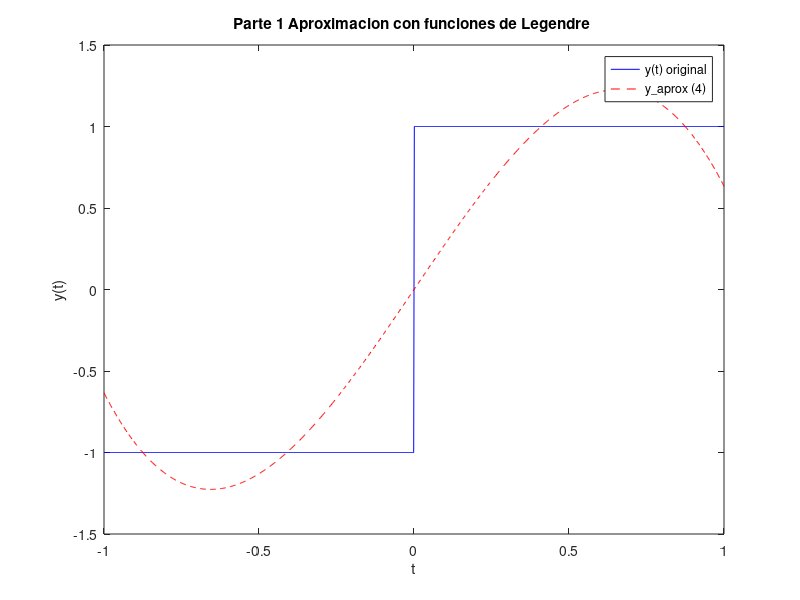
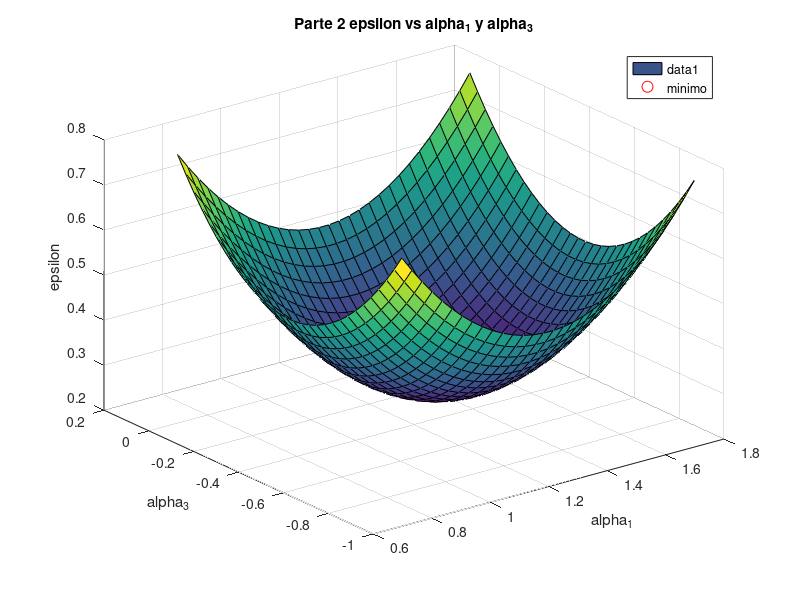
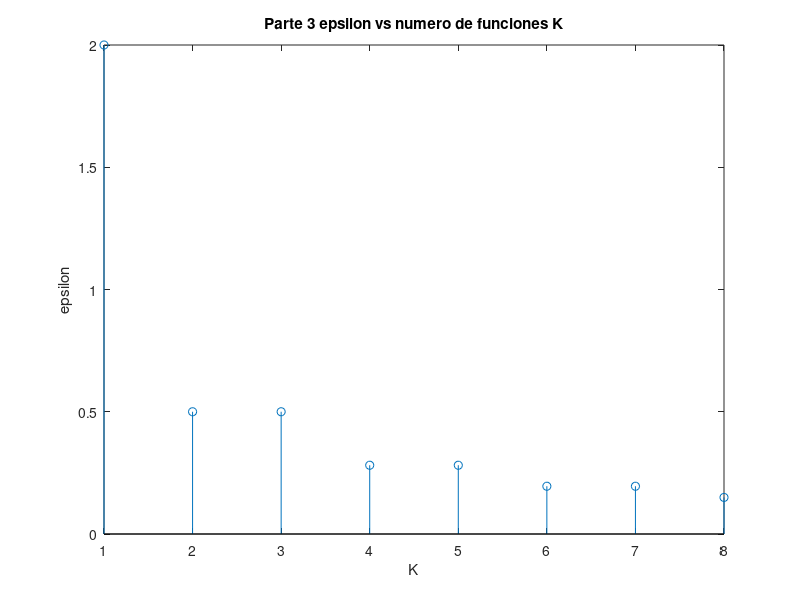

These charts were generated, in order, by the following MATLAB code:
##a_p = <y,x_p> / <x_p, x_p>
##esto es para vectores ortogonales
##si son ortonormales el denominador es 1
##si la base tiene n-1 vale igual pero no va a ser igual esto y = sumatoria(a_i*x_i) sino que va a ser un aproximado
##funciones de Legendre
##phi_0 = 1/sqrt(2)
##phi_1 = sqrt(3/2)*t
##phi_2 = sqrt(5/2)*((3/2)t^2 - (1/2))
##phi_3 = sqrt(7/2)*((5/2)t^3 - (3/2)t)
##phi_n =
##discretizamos una funcion continua, muestreamos toda la señal
##con las funciones de legendre muestradas calculamos la combinacion lineal
##graficamos y vemos como son los errores
##
## La señal a aproximar es:
## y(t) = -1 para t < 0
## y(t) =  1 para t >= 0
## definida en el intervalo [-1, 1]
## Las funciones de Legendre ortonormales x_k son:
## x_0(t) = phi_0(t) = 1/sqrt(2) => a_0 = 0
## x_1(t) = phi_1(t) = sqrt(3/2) * t => a_1 = sqrt(3/2)
## x_2(t) = phi_2(t) = sqrt(5/2) * (3/2*t^2 - 1/2) => a_2 = 0
## x_3(t) = phi_3(t) = sqrt(7/2) * (5/2*t^3 - 3/2*t) => a_3 = -sqrt(7/32)
## x_k(t) = phi_k(t) = sqrt((2k+1)/2) * (1/(2^k * k!) * (d^k/dt^k)(t^2 -1)^k
clear;clc;
N = 1000;
t = linspace(-1, 1, N);
## el intervalo de definicion de la señal es [-1, 1] la longitud de ese intervalo es:
## longitud = 1 - (-1) = 2 dividis ese intervalo en N puntos equiespaciados
dt = 2/N; # ancho de cada rectangulo para aproximar la integral

## Señal original
y = ones(1, N);
y(t < 0) = -1;

## Funciones de Legendre
x_0 = ones(1, N) / sqrt(2);
x_1 = sqrt(3/2)*t;
x_2 = sqrt(5/2)*(3/2*t.^2 - 1/2);
x_3 = sqrt(7/2)*(5/2*t.^3 - 3/2*t);

## Verificacion de ortonormalidad
## <x_i, x_j> = 0 si i != j  (ortogonales)
## <x_k, x_k> = 1 (norma unitaria)
disp('Verificacion ortonormalidad');
disp(['<x_0, x_0> = ' num2str(sum(x_0.*x_0)*dt)]);
disp(['<x_1, x_1> = ' num2str(sum(x_1.*x_1)*dt)]);
disp(['<x_2, x_2> = ' num2str(sum(x_2.*x_2)*dt)]);
disp(['<x_3, x_3> = ' num2str(sum(x_3.*x_3)*dt)]);
disp(['<x_0, x_1> = ' num2str(sum(x_0.*x_1)*dt)]);
disp(['<x_1, x_2> = ' num2str(sum(x_1.*x_2)*dt)]);
disp(['<x_2, x_3> = ' num2str(sum(x_2.*x_3)*dt)]);

## Coeficientes alpha_k
## el error cuadratico (d epsilon / d alpha_k = 0):
## alpha_k = <y, x_k> / <x_k, x_k>
## Como el conjunto es ortonormal: <x_k, x_k> = 1
## alpha_k = <y, x_k> = ∑ y[n]*x_k[n]*dt
alpha_0 = sum(y.*x_0)*dt;
alpha_1 = sum(y.*x_1)*dt;
alpha_2 = sum(y.*x_2)*dt;
alpha_3 = sum(y.*x_3)*dt;

disp('');
disp('Coeficientes alpha');
disp(['alpha_0 = <y, x_0> = ' num2str(alpha_0) ', Esperado: 0']);
disp(['alpha_1 = <y, x_1> = ' num2str(alpha_1) ', Esperado: ' num2str(sqrt(3/2))]);
disp(['alpha_2 = <y, x_2> = ' num2str(alpha_2) ', Esperado: 0']);
disp(['alpha_3 = <y, x_3> = ' num2str(alpha_3) ', Esperado: ' num2str(-sqrt(7/32))]);

## Parte 1: Error cuadratico con coeficientes calculados
## el error cuadratico total es:
## epsilon = ||y - y_aprox||^2 = ∑(y_j - ∑alpha_i*x_ij)^2 Norma 2 al cuadrado
## La aproximacion es:
## y_aprox = ∑ alpha_k * x_k
## y_aprox(t) = 45/16 * t - 35/16 * t^3 => Libro pag 62
y_aprox = alpha_0*x_0 + alpha_1*x_1 + alpha_2*x_2 + alpha_3*x_3;
epsilon = sum((y - y_aprox).^2)*dt;

disp('');
disp('Parte 1: Error cuadratico con coeficientes calculados');
disp(['epsilon = ||y - y_aprox||^2 = ' num2str(epsilon)]);

figure(1);
plot(t, y, 'b', 'DisplayName', 'y(t) original');
hold on;
plot(t, y_aprox, 'r--','DisplayName', 'y\_aprox (4)');
title('Parte 1 Aproximacion con funciones de Legendre ');
xlabel('t'); ylabel('y(t)');
legend('show');
hold off;

## Parte 2: Grafica 3D variando alpha_1 y alpha_3
## alpha_0=0 y alpha_2=0 no aportan, los que aportan son alpha_1 y alpha_3
pv = 0.5; # pequeña variacion
a1_aux = linspace(alpha_1 - pv, alpha_1 + pv, 30); # genera 30 valores centrados en los valores
a3_aux = linspace(alpha_3 - pv, alpha_3 + pv, 30);

epsilon_3d = zeros(length(a1_aux), length(a3_aux));
for i = 1:length(a1_aux)
  for j = 1:length(a3_aux)
    y_aprox_2 = alpha_0*x_0 + a1_aux(i)*x_1 + alpha_2*x_2 + a3_aux(j)*x_3;
    epsilon_3d(i,j) = sum((y - y_aprox_2).^2) * dt;
  endfor
endfor

figure(2);
[A1, A3] = meshgrid(a1_aux, a3_aux); # crea dos matrices para graficar en 3D
surf(A1, A3, epsilon_3d'); # dibuja la superficie 3D del error
## eje x: valores de alpha_1
## eje y: valores de alpha_3
## eje z: epsilon (error) para cada par (alpha_1, alpha_3)
hold on;
plot3(alpha_1, alpha_3, epsilon, 'ro', 'MarkerSize', 10, 'DisplayName', 'minimo'); # marca con un punto rojo el minimo de los alphas calculados (de la superficie)
title('Parte 2 epsilon vs alpha_1 y alpha_3');
xlabel('alpha_1');
ylabel('alpha_3');
zlabel('epsilon');
legend('show');
hold off;

## Parte 3: Reduccion del error al aumentar funciones
## si aumentamos el numero de funciones aproximantes, el error epsilon se ira reduciendo
## con M vectores LI en R^M la aproximacion sera exacta
## Funciones de Legendre adicionales
x_4 = sqrt(9/2)*((35/8)*t.^4 - (30/8)*t.^2 + 3/8);
x_5 = sqrt(11/2)*((63/8)*t.^5 - (70/8)*t.^3 + (15/8)*t);
x_6 = sqrt(13/2)*((231/16)*t.^6 - (315/16)*t.^4 + (105/16)*t.^2 - 5/16);
x_7 = sqrt(15/2)*((429/16)*t.^7 - (693/16)*t.^5 + (315/16)*t.^3 - (35/16)*t);

## Coeficientes adicionales
alpha_4 = sum(y.*x_4)*dt; # => 0
alpha_5 = sum(y.*x_5)*dt; # => distinto de 0
alpha_6 = sum(y.*x_6)*dt; # => 0
alpha_7 = sum(y.*x_7)*dt; # => distinto de 0

disp('');
disp('Coeficientes adicionales');
disp(['alpha_4 = ' num2str(alpha_4)]);
disp(['alpha_5 = ' num2str(alpha_5)]);
disp(['alpha_6 = ' num2str(alpha_6)]);
disp(['alpha_7 = ' num2str(alpha_7)]);

epsilon_k = zeros(1, 8);
alphas = [alpha_0, alpha_1, alpha_2, alpha_3, alpha_4, alpha_5, alpha_6, alpha_7];
xs = [x_0; x_1; x_2; x_3; x_4; x_5; x_6; x_7];

for K = 1:8
  y_aprox_3 = zeros(1, N);
  for k = 1:K
    y_aprox_3 = y_aprox_3 + alphas(k) * xs(k,:);
  endfor
  epsilon_k(K) = sum((y-y_aprox_3).^2) * dt;
  disp(['K=' num2str(K) ' funciones: epsilon = ' num2str(epsilon_k(K))]);
endfor

figure(3);
stem(1:8, epsilon_k);
title('Parte 3 epsilon vs numero de funciones K');
xlabel('K');
ylabel('epsilon');
